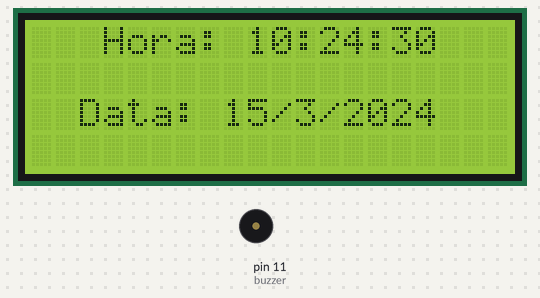
Bench run of a sketch on a simulated Arduino Uno, built with avr-gcc and run on an emulated ATmega328P. Parts: 20×4 character LCD, buzzer (waves = sounding, pin HIGH). The local clock reads 2024-03-15 10:24:30 at power-on unless the sketch sets it.

Above: at 0.2 s.
At 4.3 s:
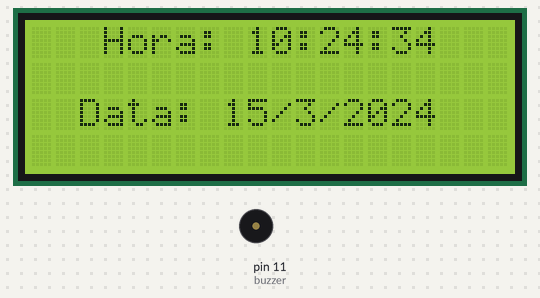
At 11.6 s:
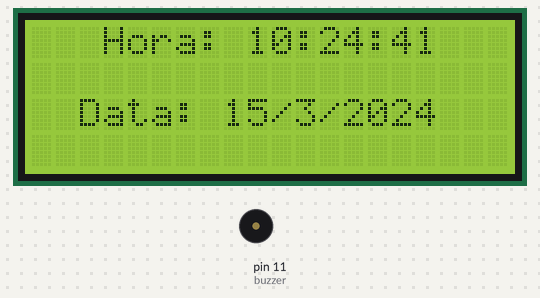
At 18.9 s:
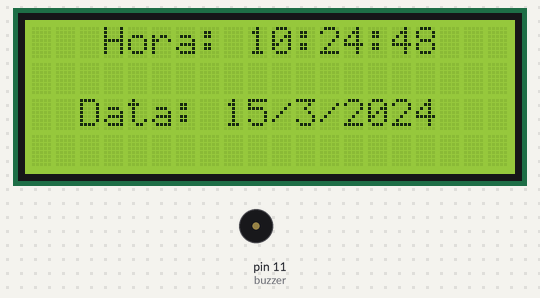
At 29.3 s:
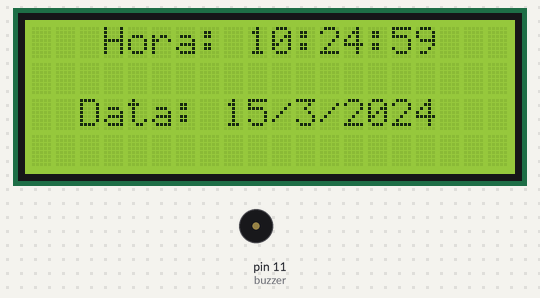
At 38.7 s:
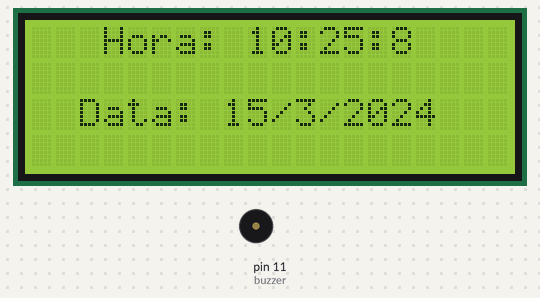

Measured:
- what the display in image 1 shows lasts 1.0 s, from 4.3 s to 5.3 s

The sketch:

Despertador.ino
```cpp
#include <LiquidCrystal_I2C.h>    // Inclui a Biblioteca
#include <RTClib.h>               // Inclui a Biblioteca

RTC_DS1307 rtc;
LiquidCrystal_I2C lcd(0x27, 20, 4);   // Inicia o display 16x2 no endereço 0x27

#define buzzer 11   // Define o buzzer como pino 11

int Hor;            // Inicia a variável Hor
int Min;            // Inicia a variável Min
int Seg;            // Inicia a variável Seg

void setup()  {
  pinMode(buzzer, OUTPUT);
  rtc.begin();              // Inicia o módulo RTC
  lcd.init();               // Inicia o Display
  lcd.backlight();          // Inicia o Backlight
}

void loop()   {
  DateTime now = rtc.now();
  Hor = rtc.now().hour();     // Chama o horário de Hor
  Min = rtc.now().minute();   // Chama o minuto de Min
  Seg = rtc.now().second();   // Chama os segundos de Seg

  // Define o horário do despertador e executa o som do buzzer
  if ( Hor == 15 &&  Min == 7) {
    digitalWrite(buzzer, HIGH);
    delay(1000);
    digitalWrite(buzzer, LOW);
    delay(1000);
  }

  lcd.setCursor(3, 0);              // Posiciona o cursor na primeira linha
  lcd.print("Hora: ");              // Imprime o texto "Hora: "
  lcd.print(Hor);                   // Imprime a Hora
  lcd.print(":");                   // Imprime o texto entre aspas
  lcd.print(Min);                   // Imprime o Minuto
  lcd.print(":");                   // Imprime o texto entre aspas
  lcd.print(Seg);                   // Imprime o Segundo

  lcd.setCursor(2, 2);              // Posiciona o cursor na segunda linha
  lcd.print("Data: ");              // Imprime o texto entre aspas
  lcd.print(rtc.now().day());       // Imprime o Dia
  lcd.print("/");                   // Imprime o texto entre aspas
  lcd.print(rtc.now().month());     // Imprime o Mês
  lcd.print("/");                   // Imprime o texto entre aspas
  lcd.print(rtc.now().year());      // Imprime o Ano

  delay(1000);                      // Aguarda 1 segundo e reinicia
  lcd.clear();
}
```
